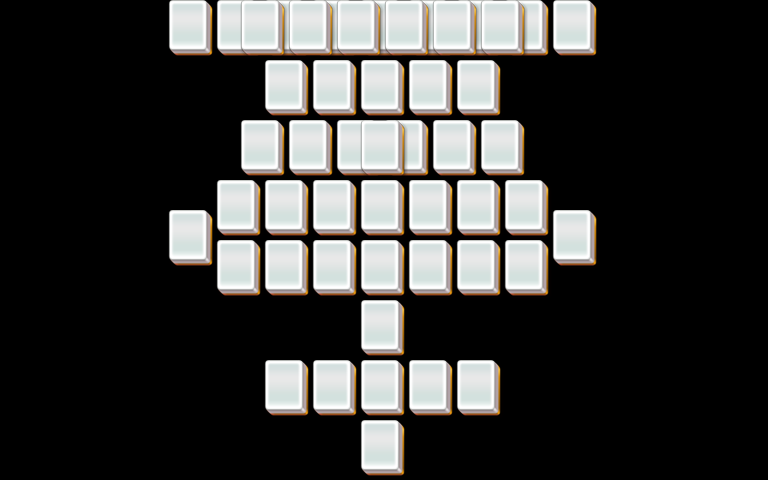

The image is a tile-based game level rendered from a .tmx file. Its description and source (layers, tilesets, objects; grid data summarised) follow:
An orthogonal 32x16 tile map with 24x30 px tiles, 4 tile layers (layer1, layer2, layer3, layer4).

<map version="1.0" orientation="orthogonal" width="32" height="16" tilewidth="24" tileheight="30">
 <properties>
  <property name="species" value="25" />
 </properties>
 <tileset firstgid="1" name="mahjong" tilewidth="48" tileheight="60">
  <image source="mahjong.png" />
 </tileset>
 <layer name="layer1" width="32" height="16">
  <data>[512 cells, 43 non-empty, 1 distinct tile ids]</data>
 </layer>
 <layer name="layer2" width="32" height="16">
  <data>[512 cells, 43 non-empty, 1 distinct tile ids]</data>
 </layer>
 <layer name="layer3" width="32" height="16">
  <data>[512 cells, 30 non-empty, 1 distinct tile ids]</data>
 </layer>
 <layer name="layer4" width="32" height="16">
  <data>[512 cells, 26 non-empty, 1 distinct tile ids]</data>
 </layer>
</map>
